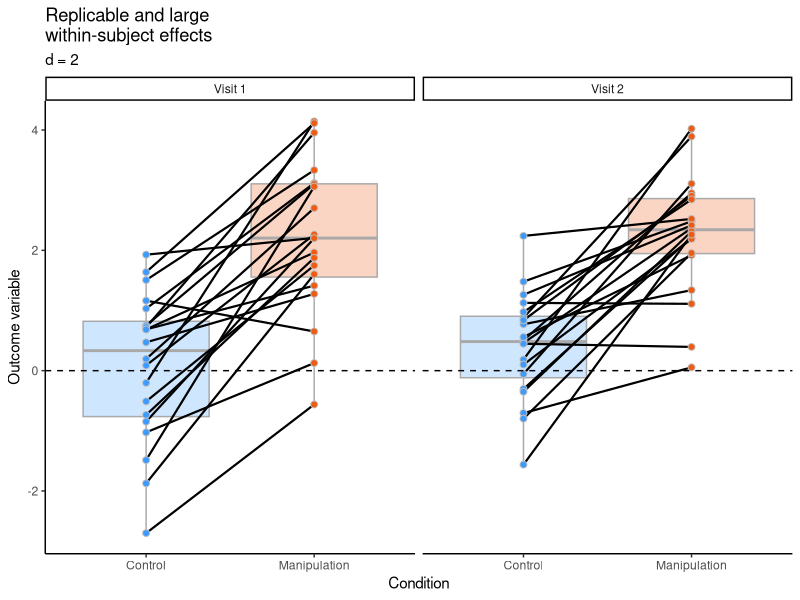
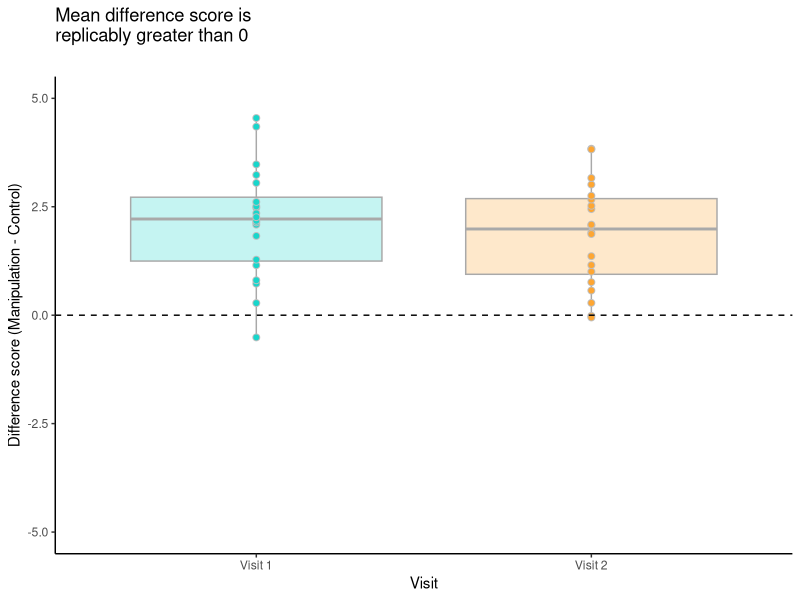
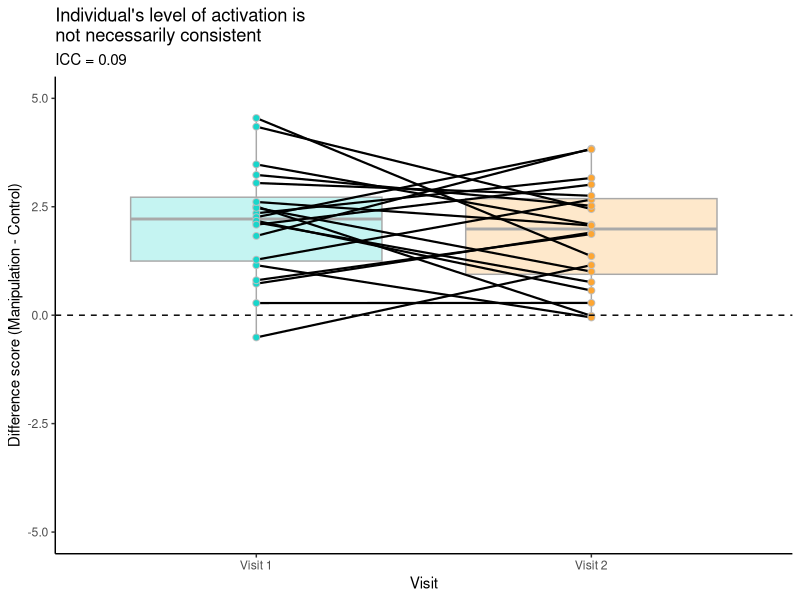
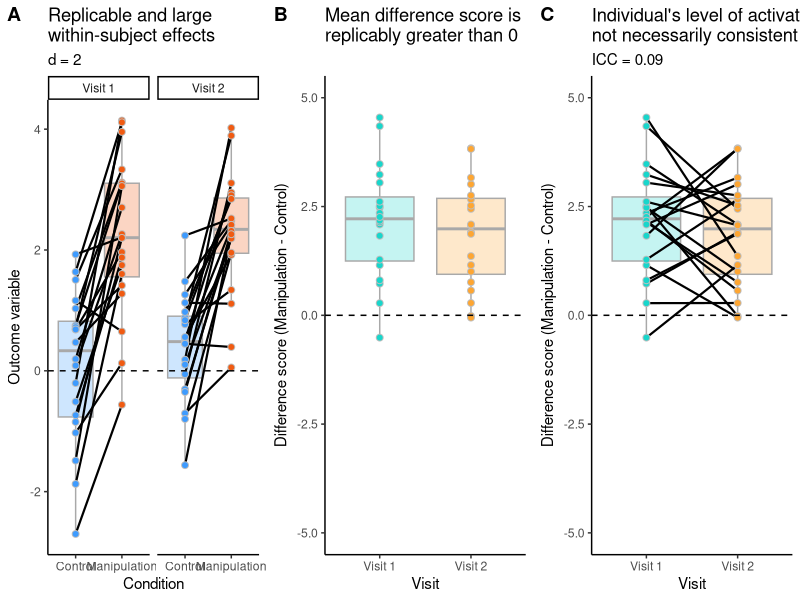
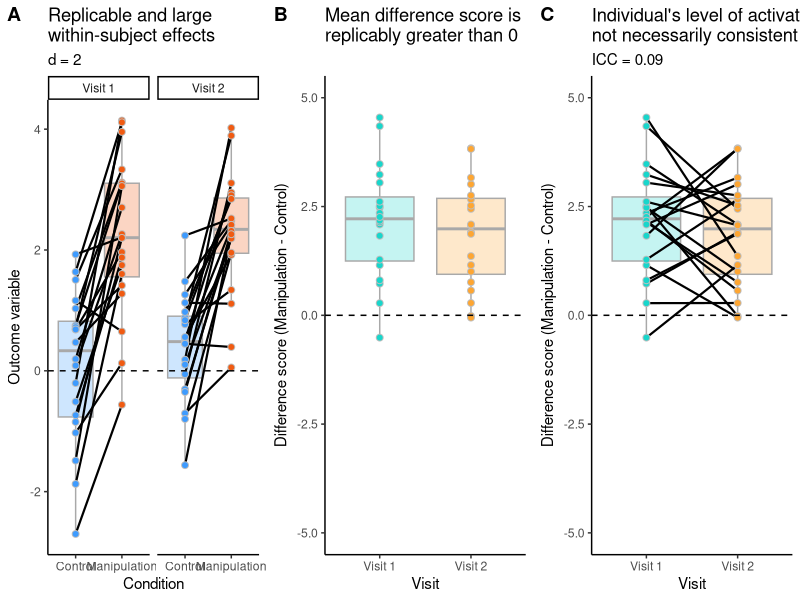

The R source for these figures, in order:
library(dplyr)
library(tidyr)
library(ggplot2)
library(MASS)
library(ggpubr)

# Function to make measures unreliable
add.noise = function(x,rel){
  x2 = base::scale(x = (x+stats::rnorm(length(x), 0, sqrt((1-rel)/rel))),
                   center = TRUE, scale = TRUE)
  return(x2)
}
#########################

N=1000000 # total N (for reliability and effect size calculations)
N_plot=20 # N for plotting
r1 = .9 # correlation between perfectly reliable variables
mean1 = 0 # variable means
mean2 = 2
rel1 = .5 # reliability of the two variables
rel2 = .5

#########################
#Simulate some data
set.seed(93)
dat = MASS::mvrnorm(n=N, mu=c(0,0), Sigma=matrix(data = c(1,r1,r1,1),nrow=2,byrow = T), empirical=TRUE) %>% as.data.frame()
dat$ID = c(1:N)

# if the data were perfectly reliable, we would have the exact same observation at each visit
dat1 = dat
dat2 = dat

# make less reliable and adjust variable mean
dat1$V1 = add.noise(dat1$V1,rel = rel1) + mean1
dat1$V2 = add.noise(dat1$V2,rel = rel2) + mean2

dat2$V1 = add.noise(dat2$V1,rel = rel1) + mean1
dat2$V2 = add.noise(dat2$V2,rel = rel2) + mean2

# compute difference score
dat1$diff = dat1$V2 - dat1$V1
dat2$diff = dat2$V2 - dat2$V1

# reliability. yields equivalent results too ICC(3,1)
cor(dat1$V1,dat2$V1)
cor(dat1$V2,dat2$V2)

cor(dat1$diff,dat2$diff)

cor(dat1$V1,dat1$V2)
cor(dat2$V1,dat2$V2)


########################################################
# Reshape for plotting

keep_plot = sample(c(1:N),size = N_plot,replace = F)

dat1p = dat1[keep_plot,]
dat2p = dat2[keep_plot,]

dat1a = dat1p %>% dplyr::select(c("ID","V1","V2")) %>% pivot_longer(cols = starts_with("V"),names_to = "Condition",values_to = "V")
dat1a$visit = "Visit 1"

dat2a = dat2p %>% dplyr::select(c("ID","V1","V2")) %>% pivot_longer(cols = starts_with("V"),names_to = "Condition",values_to = "V")
dat2a$visit = "Visit 2"


dat3a = rbind(dat1a,dat2a)
dat3a$Condition = as.factor(dat3a$Condition)
levels(dat3a$Condition) = c("Control","Manipulation")

##########

dat1b = dat1p %>% dplyr::select(c("ID","diff")) 
dat1b$Visit = "Visit 1"

dat2b = dat2p %>% dplyr::select(c("ID","diff"))
dat2b$Visit = "Visit 2"

dat3b = rbind(dat1b,dat2b)

dat1p$Visit = "Visit 1"
dat2p$Visit = "Visit 2"

dat3p  = rbind(dat1p,dat2p)

colnames(dat1b)[2] = "Visit1"
colnames(dat2b)[2] = "Visit2"

dat3c  = cbind(dat1b[,-3],dat2b[,-3])
dat3c = dat3c[,-3]



colnames(dat1p)[c(1,2)] = c("Visit1","Visit1")
colnames(dat2p)[c(1,2)] = c("Visit2","Visit2")

dat4a = cbind(dat1p[,c(1,3)],dat2p[,c(1,3)])
dat4a$Condition = "Control"
dat4b = cbind(dat1p[,c(2,3)],dat2p[,c(2,3)])
dat4b$Condition = "Manipulation"
dat4c = rbind(dat4a,dat4b)
dat4c = dat4c[,-2]

#ICC(3,1)
# cor(dat1$V1,dat2$V1)
# rptR::rpt(V ~ 1 + (1|ID),grname = "ID",datatype = "Gaussian",data = dat3a %>% dplyr::filter(Condition == "Control"),nboot = 0,npermut = 0)
# cor(dat1$V2,dat2$V2)
# rptR::rpt(V ~ 1 + (1|ID),grname = "ID",datatype = "Gaussian",data = dat3a %>% dplyr::filter(Condition == "Manipulation"),nboot = 0,npermut = 0)
# cor(dat1$diff,dat2$diff)
# rptR::rpt(diff ~ 1 + (1|ID),grname = "ID",datatype = "Gaussian",data = dat3b ,nboot = 0,npermut = 0)



# plot
###############################################
plot1 = ggplot(data = dat3a,aes(x = Condition,y =V,fill =  Condition,color = Condition))+
  scale_color_viridis_d(option = "H",begin = .2,end = .8)+
  scale_fill_viridis_d(option = "H",begin = .2,end = .8)+
  geom_boxplot(color="darkgrey",alpha=.25,show.legend = F)+
  geom_line(inherit.aes = F,aes(x = Condition,y =V, group=ID),size=.75)+
  geom_point(shape=21,position = position_dodge(width = 1),size=2,show.legend = F,color = "grey")+
  facet_wrap(~visit,ncol = 2)+
  geom_hline(yintercept = 0,linetype="dashed")+
  
  ggtitle(label = "Replicable and large\nwithin-subject effects",subtitle = paste("d = ",round(mean(c(mean(dat1$V2 - dat1$V1), mean(dat2$V2 - dat2$V1))),2),sep=""))+
  ylab(label = "Outcome variable")+
  theme_classic()
plot1

plot2 = ggplot(data = dat3b,aes(x = Visit,y =diff,fill =  Visit,color = Visit))+
  scale_color_viridis_d(option = "H",begin = .3,end = .7)+
  scale_fill_viridis_d(option = "H",begin = .3,end = .7)+
  geom_boxplot(color="darkgrey",alpha=.25,show.legend = F)+
  scale_y_continuous(limits = c(-5,5))+
 # geom_line(inherit.aes = F,aes(x = Visit,y =diff, group=ID),size=.75)+
  geom_point(shape=21,position = position_dodge(width = 1),size=2,show.legend = F,color = "grey")+
geom_hline(yintercept = 0,linetype="dashed")+
    ggtitle(label = "Mean difference score is\nreplicably greater than 0"
            ,subtitle = "")+
  ylab(label = "Difference score (Manipulation - Control)")+
  theme_classic()
plot2

dat3c$V1Ranked = rev(rank(dat3c$Visit1,))
dat3c$V2Ranked = rev(rank(dat3c$Visit2))
dat3c$freq = 1
dat3c$rankchange = dat3c$V1Ranked - dat3c$V2Ranked
dat3c_b = dat3c %>% dplyr::select(c("ID","rankchange"))
dat3b = merge(dat3b,dat3c_b)

plot3 = ggplot(data = dat3b,aes(x = Visit,y =diff,fill =  Visit,color = Visit))+
 # scale_color_viridis_d(option = "H",begin = .3,end = .7)+
  scale_fill_viridis_d(option = "H",begin = .3,end = .7)+
  geom_boxplot(color="darkgrey",alpha=.25,show.legend = F)+
  scale_y_continuous(limits = c(-5,5))+
  geom_line(inherit.aes = F,aes(x = Visit,y =diff, group=ID),size=.75)+
  geom_point(shape=21,position = position_dodge(width = 1),size=2,show.legend = F,color = "grey")+
  geom_hline(yintercept = 0,linetype="dashed")+
  ggtitle(label = "Individual's level of activation is\nnot necessarily consistent"
          ,subtitle = paste("ICC = ",round(cor(dat1$diff,dat2$diff),2),sep="")
  )+
  ylab(label = "Difference score (Manipulation - Control)")+
  theme_classic()
plot3

########################################

plot_all = ggarrange(plot1,plot2,plot3,ncol = 3,nrow=1,labels = c("A","B","C"))
plot_all



base_dir = c("C:/Users/dbara/Documents/ABCD/NerualSig/Final/")

ggsave(plot = plot_all,filename = paste(base_dir,"difference_score_example.jpeg"),dpi = 500,width = 10,height = 5)
